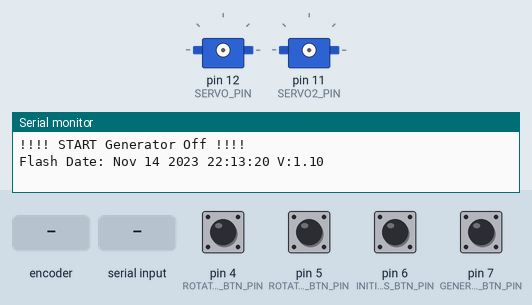
Recording of a sketch running on a simulated Arduino Uno, built with avr-gcc and run on an emulated ATmega328P. On the bench: 2 × servo, the last lines printed to the serial monitor. Wiring (inferred from the names in the program): IR receiver: data pin 13. Inputs (shaded band) come from the test bench; at power-on: pin 4 (ROTATE_LEFT_BTN_PIN), pin 5 (ROTATE_RIGHT_BTN_PIN), pin 6 (INITIAL_POS_BTN_PIN), pin 7 (GENERATOR_OFF_BTN_PIN) HIGH.

Above: at 1.2 s.
1.3 s: pin 7 (GENERATOR_OFF_BTN_PIN) pulled LOW for 0.15 s
At 4.0 s:
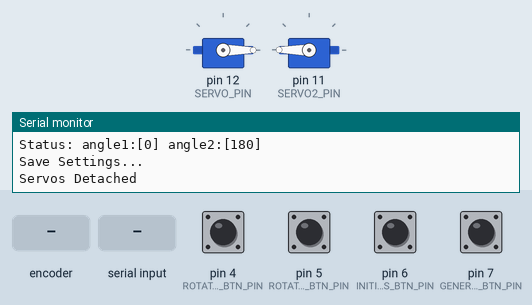
4.3 s: pin 6 (INITIAL_POS_BTN_PIN) pulled LOW for 0.15 s
At 5.0 s:
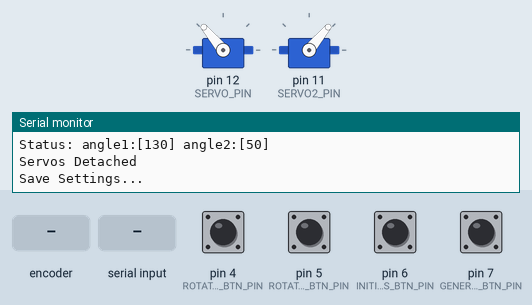
5.9 s: rotary encoder on pin 4 (ROTATE_LEFT_BTN_PIN) / pin 5 (ROTATE_RIGHT_BTN_PIN) turned 3 steps (first pin leading)
At 7.4 s:
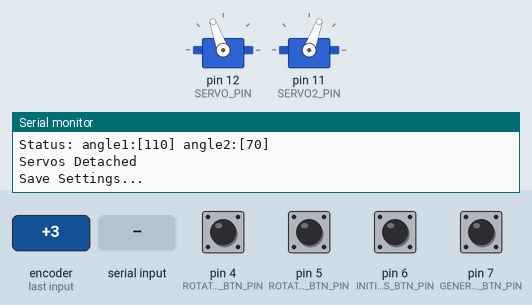
8.0 s: "4\n" received over Serial
At 9.54 s:
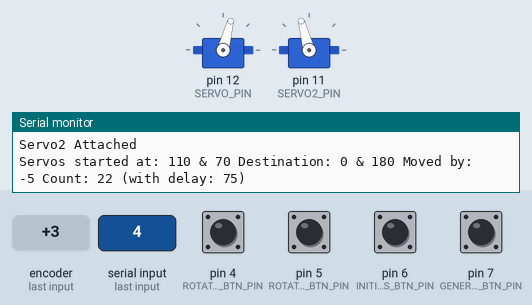
Timing chart, 0 to 12.2 s (numbered marks = the images above; inputs shaded):
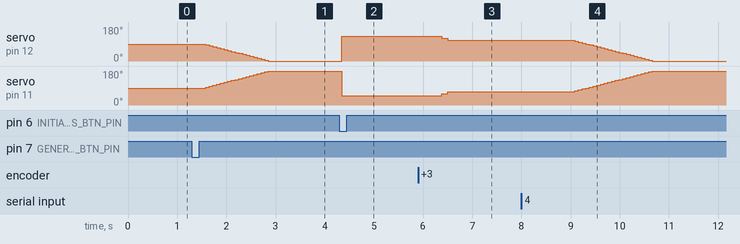

The sketch:

GeneratorOff.ino
```cpp
/*
 * Created by Yurii Balan
 *
 * This example code is in the private domain
 * YouTube: https://youtube.com/shorts/Uko7_9OD-78
 *
 * Tutorial page: https://arduinogetstarted.com/tutorials/arduino-button-servo-motor https://arduinogetstarted.com/tutorials/arduino-servo-motor
 */

#include <Servo.h>
#include <math.h>
#include <ezButton.h>
#include <EEPROM.h>

#include "Constants.h"

#define VER 1.1
#define ENABLE_TRACE
#define ENABLE_INFO_MAIN
#define ENABLE_TRACE_MAIN

#ifdef ENABLE_INFO_MAIN
#define INFO(...) SS_TRACE(__VA_ARGS__)
#else
#define INFO(...) {}
#endif

#ifdef ENABLE_TRACE_MAIN
#define TRACE(...) SS_TRACE(__VA_ARGS__)
#else
#define TRACE(...) {}
#endif
#include "DEBUGHelper.h"

//EEPROM
#define EEPROM_SETTINGS_ADDR 10

//DebounceTime
#define DEBOUNCE_TIME 50

// variables will change:
Servo servo;                        // create servo object to control a servo
Servo servo2;

struct Settings
{
    int angle = INITIAL_ANGLE;
    int angle2 = INITIAL_2_ANGLE;
} settings;

ezButton generatorOffBtn(GENERATOR_OFF_BTN_PIN);
ezButton generatorOffRemoteBtn(GENERATOR_OFF_REMOTE_BTN_PIN);
ezButton initialPosBtn(INITIAL_POS_BTN_PIN);
ezButton rotateRightBtn(ROTATE_RIGHT_BTN_PIN);
ezButton rotateLeftBtn(ROTATE_LEFT_BTN_PIN);

int debugButtonFromSerial = 0;

void setup()
{
    Serial.begin(9600);                // initialize serial
    while (!Serial);

    Serial.println();
    Serial.println();
    Serial.println("!!!! START Generator Off !!!!");
    Serial.print("Flash Date: "); Serial.print(__DATE__); Serial.print(' '); Serial.print(__TIME__); Serial.print(' '); Serial.print("V:"); Serial.println(VER);

    generatorOffBtn.setDebounceTime(DEBOUNCE_TIME);
    generatorOffRemoteBtn.setDebounceTime(DEBOUNCE_TIME);
    initialPosBtn.setDebounceTime(DEBOUNCE_TIME);
    rotateRightBtn.setDebounceTime(DEBOUNCE_TIME);
    rotateLeftBtn.setDebounceTime(DEBOUNCE_TIME);

    generatorOffRemoteBtn.setCountMode(COUNT_RISING);

    //EEPROM.get(EEPROM_SETTINGS_ADDR, settings);

    // INFO("EEPROM: ");
    // PrintServosStatus();

    // if(CorrectAngles())
    // {
    //   INFO("Corrected: ");
    //   PrintServosStatus();
    // }

    // AttachServos();

    // servo.write(settings.angle);
    // servo2.write(settings.angle2);

    // PrintServosStatus();
    // DetachServos();

    // SaveSettings();
}

void loop()
{
    generatorOffBtn.loop();         // MUST call the loop() function first
    generatorOffRemoteBtn.loop();   // MUST call the loop() function first
    initialPosBtn.loop();           // MUST call the loop() function first
    rotateRightBtn.loop();          // MUST call the loop() function first
    rotateLeftBtn.loop();           // MUST call the loop() function first

    if(generatorOffBtn.isReleased() || debugButtonFromSerial == 4)
    {
      INFO("OFF ", BUTTON_IS_PRESSED_MSG);
      GeneratorOff(ROTATE_DELAY, /*returnToPrevState: */false);
      debugButtonFromSerial = 0;
    }

    if(generatorOffRemoteBtn.isReleased() || debugButtonFromSerial == 5)
    {
      const auto count = generatorOffRemoteBtn.getCount();
      INFO("REMOTE ", "OFF ", BUTTON_IS_PRESSED_MSG, " Count: ", count);

      if(count == 1)
      {
        GeneratorOff(ROTATE_DELAY, /*returnToPrevState: */false);
      }
      if(count == 2)
      {
        InitialPosition();
        generatorOffRemoteBtn.resetCount();
      }

      debugButtonFromSerial = 0;
    }

    if(initialPosBtn.isPressed() || debugButtonFromSerial == 3)
    {
      INFO("Initial Position ", BUTTON_IS_PRESSED_MSG);
      InitialPosition();
      debugButtonFromSerial = 0;
    }

    if(rotateLeftBtn.isPressed() || debugButtonFromSerial == 2)
    {
      INFO("ROTATE LEFT ", BUTTON_IS_PRESSED_MSG);
      RotateLeft();
      debugButtonFromSerial = 0;
    }

    if(rotateRightBtn.isPressed() || debugButtonFromSerial == 1)
    {
      INFO("ROTATE RIGHT ", BUTTON_IS_PRESSED_MSG);
      RotateRight();
      debugButtonFromSerial = 0;
    }

    if(Serial.available() > 0)
    {
      debugButtonFromSerial = Serial.readString().toInt();
    }
}

const bool CorrectAngles()
{
  bool res = false;
  if(settings.angle < START_ANGLE || settings.angle > END_ANGLE)
  {
    settings.angle = INITIAL_ANGLE;
    res = true;
  }
  if(settings.angle2 < END_2_ANGLE || settings.angle2 > START_2_ANGLE )
  {
    settings.angle2 = INITIAL_2_ANGLE;
    res = true;
  }

  return res;
}

void GeneratorOff(const uint8_t &rotateDelay, const bool &returnToPrevState)
{
    AttachServos();

    Settings prevState = settings;

    //Serial.print("Servo started "); Serial.println(angle);
    if(rotateDelay > 0)
    {
      settings.angle = servo.read();
      settings.angle2 = servo2.read();

      short rotateAngle = settings.angle <= GENERATOR_OFF_ANGLE ? ROTATE_WITH_DELAY_ANGLE : -ROTATE_WITH_DELAY_ANGLE;
      short rotateCount = abs((settings.angle - GENERATOR_OFF_ANGLE) / ROTATE_WITH_DELAY_ANGLE);

      TRACE("Servos started at: ", settings.angle, " & ", settings.angle2, " Destination: ", GENERATOR_OFF_ANGLE, " & ", GENERATOR_OFF_2_ANGLE, " Moved by: ", rotateAngle, " Count: ", rotateCount, " (with delay: ", rotateDelay, ")");

      for(uint8_t i = 0; i < rotateCount; i++)
      {
        servo.write(settings.angle += rotateAngle);
        servo2.write(settings.angle2 -= rotateAngle);
        //PrintServosStatus();
        delay(rotateDelay);
      }
    }

    servo.write(GENERATOR_OFF_ANGLE);
    servo2.write(GENERATOR_OFF_2_ANGLE);

    PrintServosStatus();
    SaveSettings();
    DetachServos();

    if(returnToPrevState)
    {
      delay(10000);
      INFO("Return to previous state...");

      AttachServos();

      servo.write(prevState.angle);
      servo2.write(prevState.angle2);

      settings = prevState;

      PrintServosStatus();
      DetachServos();
      SaveSettings();
    }
}

void InitialPosition()
{
    AttachServos();
    //Serial.print("Servo started "); Serial.println(angle);
    servo.write(settings.angle = INITIAL_ANGLE);
    servo2.write(settings.angle2 = INITIAL_2_ANGLE);

    PrintServosStatus();
    DetachServos();
    SaveSettings();
}

void RotateLeft()
{
    AttachServos();
    //Serial.print("Servo started "); Serial.println(angle);
    {
      int rotate = settings.angle + ROTATE_ANGLE;
      settings.angle = rotate >= END_ANGLE ? END_ANGLE : rotate;
      servo.write(settings.angle);
    }

    {
      int rotate2 = settings.angle2 - ROTATE_ANGLE;
      settings.angle2 = rotate2 <= END_2_ANGLE ? END_2_ANGLE : rotate2;
      servo2.write(settings.angle2);
    }

    PrintServosStatus();
    DetachServos();
    SaveSettings();
}

void RotateRight()
{
    AttachServos();
    //Serial.print("Servo started "); Serial.println(angle);
    {
      int rotate = settings.angle - ROTATE_ANGLE;
      settings.angle = rotate <= START_ANGLE ? START_ANGLE : rotate;
      servo.write(settings.angle);
    }

    {
      int rotate2 = settings.angle2 + ROTATE_ANGLE;
      settings.angle2 = rotate2 >= START_2_ANGLE ? START_2_ANGLE : rotate2;
      servo2.write(settings.angle2);
    }

    PrintServosStatus();
    DetachServos();
    SaveSettings();
}

void AttachServos()
{
  if(!servo.attached())
  {
    INFO("Servo1 Attached");
    servo.attach(SERVO_PIN);
  }

  if(!servo2.attached())
  {
    INFO("Servo2 Attached");
    servo2.attach(SERVO2_PIN);
  }
}

void DetachServos()
{
    INFO("Servos Detached");
    servo.detach();
    servo2.detach();
}

void PrintServosStatus()
{
  INFO("Status: angle1:[", settings.angle, "] angle2:[", settings.angle2, "]");
}

void SaveSettings()
{
  INFO("Save Settings...");
  //EEPROM.put(EEPROM_SETTINGS_ADDR, settings);
}
```

Constants.h
```cpp
#ifndef Constants_h
#define Constants_h

// constants won't change

//Angles
#define GENERATOR_OFF_ANGLE 0 //Up
#define GENERATOR_OFF_2_ANGLE 180 //Up

#define INITIAL_ANGLE 130 //Down //70; Center
#define INITIAL_2_ANGLE 50 //Down //110; Center

#define START_ANGLE 0
#define END_ANGLE 130

#define START_2_ANGLE 180
#define END_2_ANGLE 50

#define ROTATE_ANGLE 10
#define ROTATE_WITH_DELAY_ANGLE 5

//Delays
#define ROTATE_DELAY 75

//PINs
#define GENERATOR_OFF_BTN_PIN 7
#define INITIAL_POS_BTN_PIN 6
#define ROTATE_RIGHT_BTN_PIN 5
#define ROTATE_LEFT_BTN_PIN 4
#define GENERATOR_OFF_REMOTE_BTN_PIN 13
#define SERVO_PIN 12 //YELLOW //Left Servo
#define SERVO2_PIN 11 //ORANGE //Right Servo

#endif
```

DEBUGHelper.h
```cpp
#pragma once
#ifndef DEBUG_HELPER_H
#define DEBUG_HELPER_H

#define BUTTON_IS_RELEASED_MSG "Btn rel..."
#define BUTTON_IS_PRESSED_MSG "Btn press..."
#define BUTTON_IS_LONGPRESSED_MSG "Btn LONG press..."

#ifdef ENABLE_TRACE
  #define SS_TRACE(...) { PrintArguments(__VA_ARGS__); }

  template<typename T>
  void PrintArguments(T arg) {
    Serial.println(arg);
  }

  template<typename T, typename... Args>
  void PrintArguments(T arg, Args... args) {
    Serial.print(arg);
    //Serial.print(" ");
    PrintArguments(args...);
  }

#else
  #define SS_TRACE(...) {}
#endif

#endif //DEBUG_HELPER_H
```

Measured:
- after the input at 1.3 s, servo on pin 12 (SERVO_PIN): moves from 90° to 0° over 1.3 s, starting after 0.28 s; servo on pin 11 (SERVO2_PIN): moves from 90° to 180° over 1.3 s, starting after 0.28 s
- after the input at 4.3 s, servo on pin 12 (SERVO_PIN): 0° → 130° after 0.05 s; servo on pin 11 (SERVO2_PIN): 180° → 50° after 0.05 s
- after the input at 5.9 s, servo on pin 12 (SERVO_PIN): 130° → 120° after 0.48 s, → 110° 0.13 s later; servo on pin 11 (SERVO2_PIN): 50° → 60° after 0.48 s, → 70° 0.13 s later
- after the input at 8.0 s, servo on pin 12 (SERVO_PIN): moves from 110° to 0° over 1.6 s, starting after 1.1 s; servo on pin 11 (SERVO2_PIN): moves from 70° to 180° over 1.6 s, starting after 1.1 s
